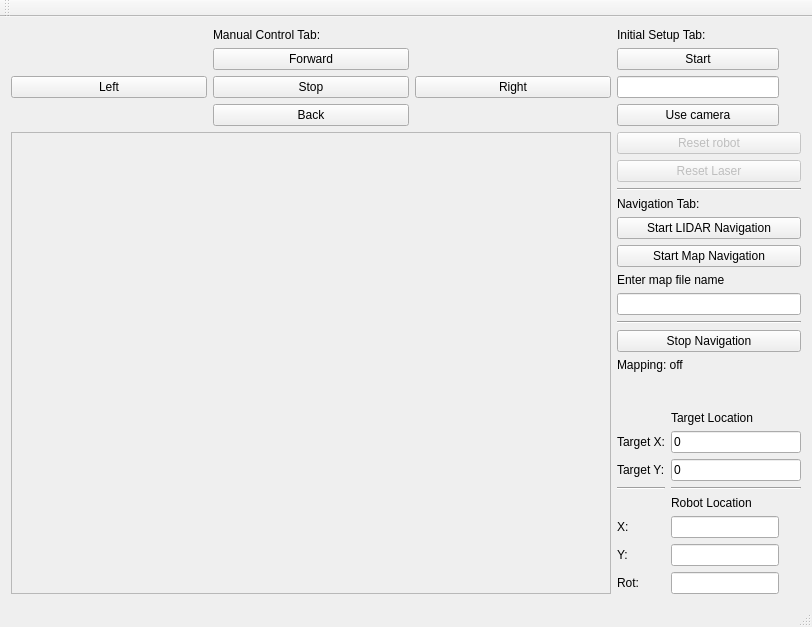
<?xml version="1.0" encoding="UTF-8"?>
<ui version="4.0">
 <class>MainWindow</class>
 <widget class="QMainWindow" name="MainWindow">
  <property name="geometry">
   <rect>
    <x>0</x>
    <y>0</y>
    <width>812</width>
    <height>627</height>
   </rect>
  </property>
  <property name="windowTitle">
   <string>MainWindow</string>
  </property>
  <widget class="QWidget" name="centralWidget">
   <layout class="QGridLayout" name="gridLayout">
    <item row="1" column="0">
     <layout class="QGridLayout" name="gridLayout_2">
      <item row="3" column="1">
       <widget class="QPushButton" name="pushButton_3">
        <property name="sizePolicy">
         <sizepolicy hsizetype="Expanding" vsizetype="Fixed">
          <horstretch>0</horstretch>
          <verstretch>0</verstretch>
         </sizepolicy>
        </property>
        <property name="text">
         <string>Back</string>
        </property>
       </widget>
      </item>
      <item row="2" column="2">
       <widget class="QPushButton" name="pushButton_5">
        <property name="sizePolicy">
         <sizepolicy hsizetype="Expanding" vsizetype="Fixed">
          <horstretch>0</horstretch>
          <verstretch>0</verstretch>
         </sizepolicy>
        </property>
        <property name="text">
         <string>Right</string>
        </property>
       </widget>
      </item>
      <item row="2" column="1">
       <widget class="QPushButton" name="pushButton_4">
        <property name="sizePolicy">
         <sizepolicy hsizetype="Expanding" vsizetype="Fixed">
          <horstretch>0</horstretch>
          <verstretch>0</verstretch>
         </sizepolicy>
        </property>
        <property name="text">
         <string>Stop</string>
        </property>
       </widget>
      </item>
      <item row="2" column="0">
       <widget class="QPushButton" name="pushButton_6">
        <property name="sizePolicy">
         <sizepolicy hsizetype="Expanding" vsizetype="Fixed">
          <horstretch>0</horstretch>
          <verstretch>0</verstretch>
         </sizepolicy>
        </property>
        <property name="text">
         <string>Left</string>
        </property>
       </widget>
      </item>
      <item row="1" column="1">
       <widget class="QPushButton" name="pushButton_2">
        <property name="sizePolicy">
         <sizepolicy hsizetype="Expanding" vsizetype="Fixed">
          <horstretch>0</horstretch>
          <verstretch>0</verstretch>
         </sizepolicy>
        </property>
        <property name="text">
         <string>Forward</string>
        </property>
       </widget>
      </item>
      <item row="0" column="1">
       <widget class="QLabel" name="label_10">
        <property name="text">
         <string>Manual Control Tab:</string>
        </property>
       </widget>
      </item>
     </layout>
    </item>
    <item row="1" column="1">
     <layout class="QVBoxLayout" name="verticalLayout">
      <item>
       <widget class="QLabel" name="label_11">
        <property name="text">
         <string>Initial Setup Tab:</string>
        </property>
       </widget>
      </item>
      <item>
       <widget class="QPushButton" name="pushButton_9">
        <property name="sizePolicy">
         <sizepolicy hsizetype="Fixed" vsizetype="Fixed">
          <horstretch>0</horstretch>
          <verstretch>0</verstretch>
         </sizepolicy>
        </property>
        <property name="minimumSize">
         <size>
          <width>162</width>
          <height>0</height>
         </size>
        </property>
        <property name="text">
         <string>Start</string>
        </property>
       </widget>
      </item>
      <item>
       <widget class="QLineEdit" name="lineEdit">
        <property name="sizePolicy">
         <sizepolicy hsizetype="Fixed" vsizetype="Fixed">
          <horstretch>0</horstretch>
          <verstretch>0</verstretch>
         </sizepolicy>
        </property>
        <property name="minimumSize">
         <size>
          <width>162</width>
          <height>0</height>
         </size>
        </property>
       </widget>
      </item>
      <item>
       <widget class="QPushButton" name="pushButton">
        <property name="sizePolicy">
         <sizepolicy hsizetype="Fixed" vsizetype="Fixed">
          <horstretch>0</horstretch>
          <verstretch>0</verstretch>
         </sizepolicy>
        </property>
        <property name="minimumSize">
         <size>
          <width>162</width>
          <height>0</height>
         </size>
        </property>
        <property name="text">
         <string>Use camera</string>
        </property>
       </widget>
      </item>
     </layout>
    </item>
    <item row="2" column="0">
     <widget class="QFrame" name="frame">
      <property name="sizePolicy">
       <sizepolicy hsizetype="MinimumExpanding" vsizetype="Expanding">
        <horstretch>0</horstretch>
        <verstretch>0</verstretch>
       </sizepolicy>
      </property>
      <property name="minimumSize">
       <size>
        <width>600</width>
        <height>450</height>
       </size>
      </property>
      <property name="frameShape">
       <enum>QFrame::StyledPanel</enum>
      </property>
      <property name="frameShadow">
       <enum>QFrame::Raised</enum>
      </property>
     </widget>
    </item>
    <item row="2" column="1">
     <layout class="QVBoxLayout" name="verticalLayout_2">
      <item>
       <widget class="QPushButton" name="pushButton_8">
        <property name="enabled">
         <bool>false</bool>
        </property>
        <property name="minimumSize">
         <size>
          <width>162</width>
          <height>0</height>
         </size>
        </property>
        <property name="text">
         <string>Reset robot</string>
        </property>
        <property name="checkable">
         <bool>false</bool>
        </property>
       </widget>
      </item>
      <item>
       <widget class="QPushButton" name="pushButton_7">
        <property name="enabled">
         <bool>false</bool>
        </property>
        <property name="minimumSize">
         <size>
          <width>162</width>
          <height>0</height>
         </size>
        </property>
        <property name="text">
         <string>Reset Laser</string>
        </property>
       </widget>
      </item>
      <item>
       <widget class="Line" name="line_3">
        <property name="orientation">
         <enum>Qt::Horizontal</enum>
        </property>
       </widget>
      </item>
      <item>
       <widget class="QLabel" name="label_7">
        <property name="layoutDirection">
         <enum>Qt::LeftToRight</enum>
        </property>
        <property name="text">
         <string>Navigation Tab:</string>
        </property>
       </widget>
      </item>
      <item>
       <widget class="QPushButton" name="pushButton_10">
        <property name="text">
         <string>Start LIDAR Navigation</string>
        </property>
       </widget>
      </item>
      <item>
       <widget class="QPushButton" name="pushButton_12">
        <property name="text">
         <string>Start Map Navigation</string>
        </property>
       </widget>
      </item>
      <item>
       <widget class="QLabel" name="label_12">
        <property name="text">
         <string>Enter map file name</string>
        </property>
       </widget>
      </item>
      <item>
       <widget class="QLineEdit" name="lineEdit_7"/>
      </item>
      <item>
       <widget class="Line" name="line_4">
        <property name="orientation">
         <enum>Qt::Horizontal</enum>
        </property>
       </widget>
      </item>
      <item>
       <widget class="QPushButton" name="pushButton_11">
        <property name="text">
         <string>Stop Navigation</string>
        </property>
       </widget>
      </item>
      <item>
       <widget class="QLabel" name="label_6">
        <property name="text">
         <string>Mapping: off</string>
        </property>
       </widget>
      </item>
      <item>
       <spacer name="verticalSpacer">
        <property name="orientation">
         <enum>Qt::Vertical</enum>
        </property>
        <property name="sizeHint" stdset="0">
         <size>
          <width>20</width>
          <height>40</height>
         </size>
        </property>
       </spacer>
      </item>
      <item>
       <layout class="QGridLayout" name="gridLayout_3">
        <item row="7" column="1">
         <widget class="QLineEdit" name="lineEdit_2">
          <property name="sizePolicy">
           <sizepolicy hsizetype="Fixed" vsizetype="Fixed">
            <horstretch>0</horstretch>
            <verstretch>0</verstretch>
           </sizepolicy>
          </property>
          <property name="focusPolicy">
           <enum>Qt::NoFocus</enum>
          </property>
          <property name="readOnly">
           <bool>true</bool>
          </property>
         </widget>
        </item>
        <item row="1" column="0">
         <widget class="QLabel" name="label_4">
          <property name="text">
           <string>Target X:</string>
          </property>
         </widget>
        </item>
        <item row="4" column="0">
         <widget class="Line" name="line_2">
          <property name="orientation">
           <enum>Qt::Horizontal</enum>
          </property>
         </widget>
        </item>
        <item row="4" column="1">
         <widget class="Line" name="line">
          <property name="orientation">
           <enum>Qt::Horizontal</enum>
          </property>
         </widget>
        </item>
        <item row="2" column="1">
         <widget class="QLineEdit" name="lineEdit_6">
          <property name="text">
           <string>0</string>
          </property>
         </widget>
        </item>
        <item row="2" column="0">
         <widget class="QLabel" name="label_5">
          <property name="text">
           <string>Target Y:</string>
          </property>
         </widget>
        </item>
        <item row="5" column="1">
         <widget class="QLabel" name="label_8">
          <property name="text">
           <string>Robot Location</string>
          </property>
         </widget>
        </item>
        <item row="8" column="0">
         <widget class="QLabel" name="label_2">
          <property name="text">
           <string>Y:</string>
          </property>
         </widget>
        </item>
        <item row="9" column="0">
         <widget class="QLabel" name="label_3">
          <property name="text">
           <string>Rot:</string>
          </property>
         </widget>
        </item>
        <item row="9" column="1">
         <widget class="QLineEdit" name="lineEdit_4">
          <property name="sizePolicy">
           <sizepolicy hsizetype="Fixed" vsizetype="Fixed">
            <horstretch>0</horstretch>
            <verstretch>0</verstretch>
           </sizepolicy>
          </property>
          <property name="focusPolicy">
           <enum>Qt::NoFocus</enum>
          </property>
          <property name="readOnly">
           <bool>true</bool>
          </property>
         </widget>
        </item>
        <item row="7" column="0">
         <widget class="QLabel" name="label">
          <property name="text">
           <string>X:</string>
          </property>
         </widget>
        </item>
        <item row="8" column="1">
         <widget class="QLineEdit" name="lineEdit_3">
          <property name="sizePolicy">
           <sizepolicy hsizetype="Fixed" vsizetype="Fixed">
            <horstretch>0</horstretch>
            <verstretch>0</verstretch>
           </sizepolicy>
          </property>
          <property name="focusPolicy">
           <enum>Qt::NoFocus</enum>
          </property>
          <property name="readOnly">
           <bool>true</bool>
          </property>
         </widget>
        </item>
        <item row="1" column="1">
         <widget class="QLineEdit" name="lineEdit_5">
          <property name="text">
           <string>0</string>
          </property>
         </widget>
        </item>
        <item row="0" column="1">
         <widget class="QLabel" name="label_9">
          <property name="text">
           <string>Target Location</string>
          </property>
         </widget>
        </item>
       </layout>
      </item>
     </layout>
    </item>
   </layout>
  </widget>
  <widget class="QMenuBar" name="menuBar">
   <property name="geometry">
    <rect>
     <x>0</x>
     <y>0</y>
     <width>812</width>
     <height>21</height>
    </rect>
   </property>
  </widget>
  <widget class="QToolBar" name="mainToolBar">
   <attribute name="toolBarArea">
    <enum>TopToolBarArea</enum>
   </attribute>
   <attribute name="toolBarBreak">
    <bool>false</bool>
   </attribute>
  </widget>
  <widget class="QStatusBar" name="statusBar"/>
 </widget>
 <layoutdefault spacing="6" margin="11"/>
 <resources/>
 <connections/>
</ui>
